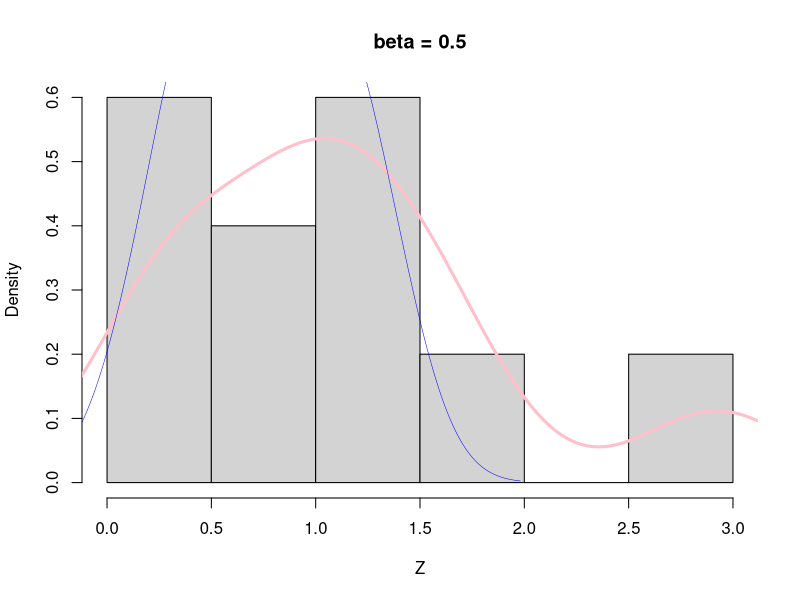
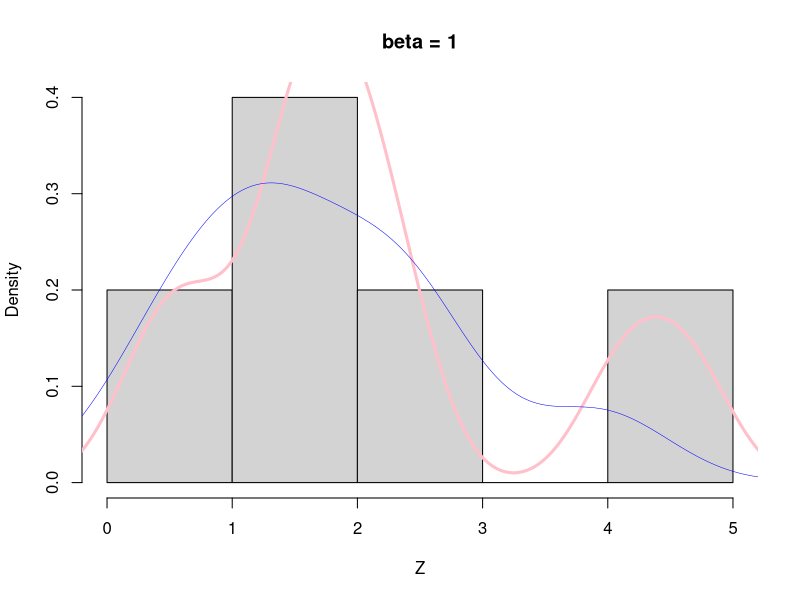
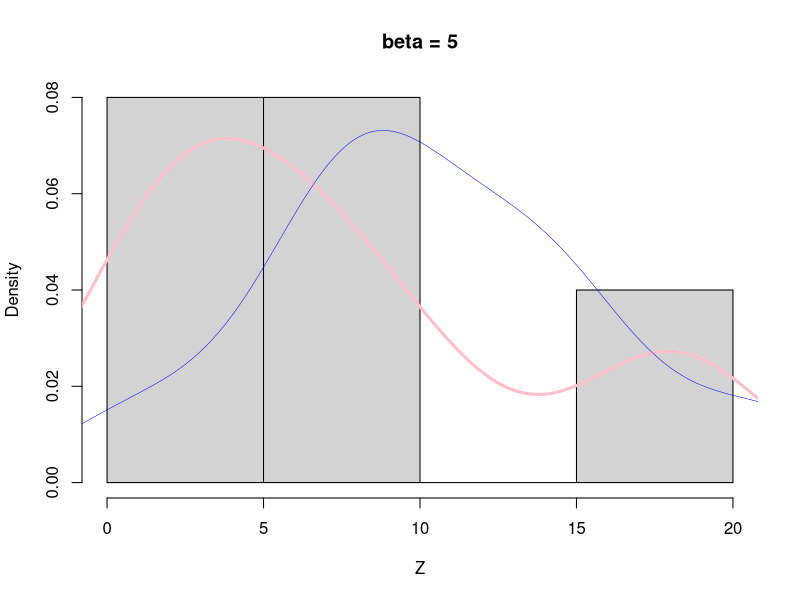
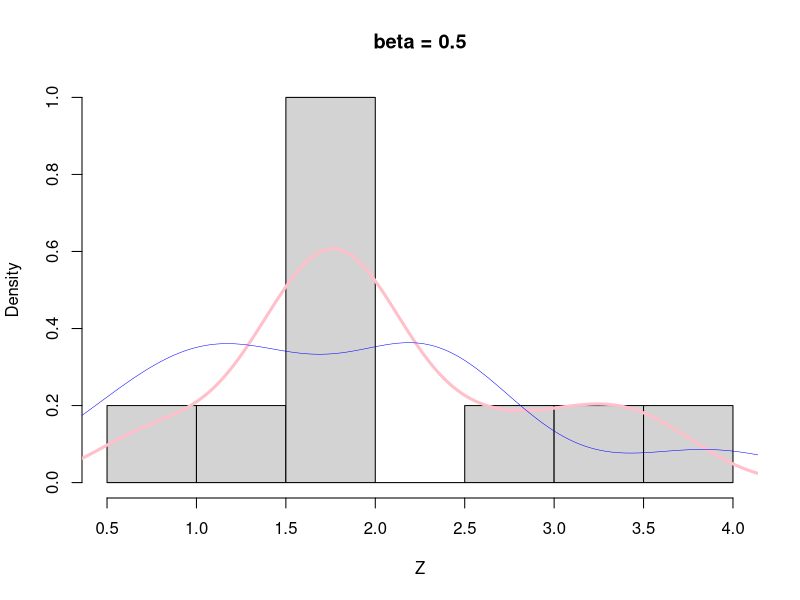
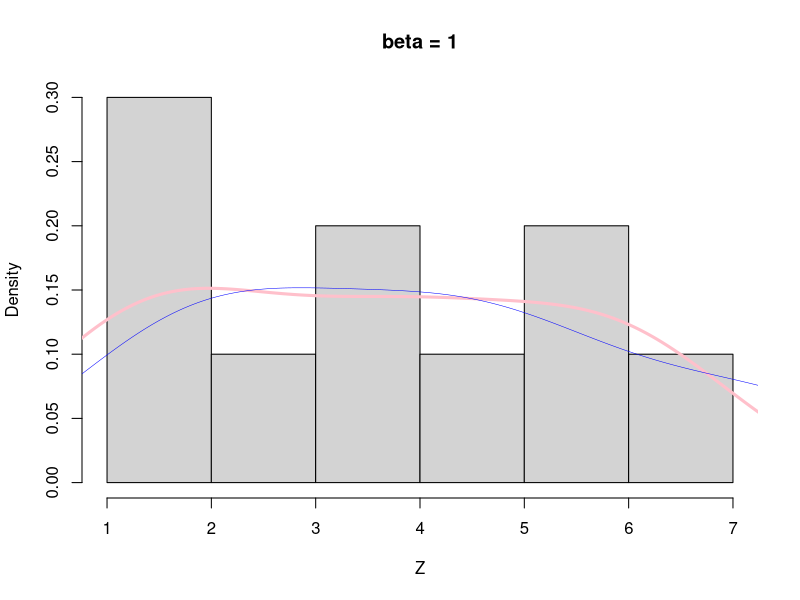
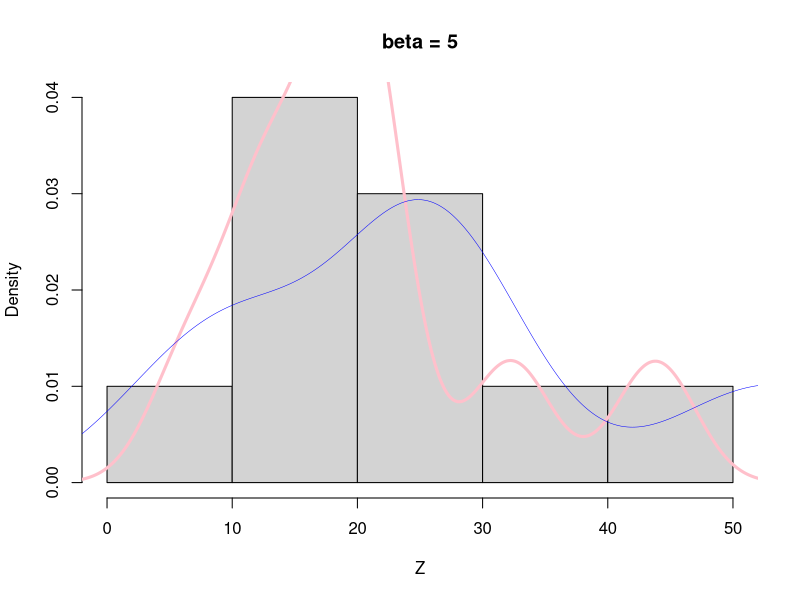
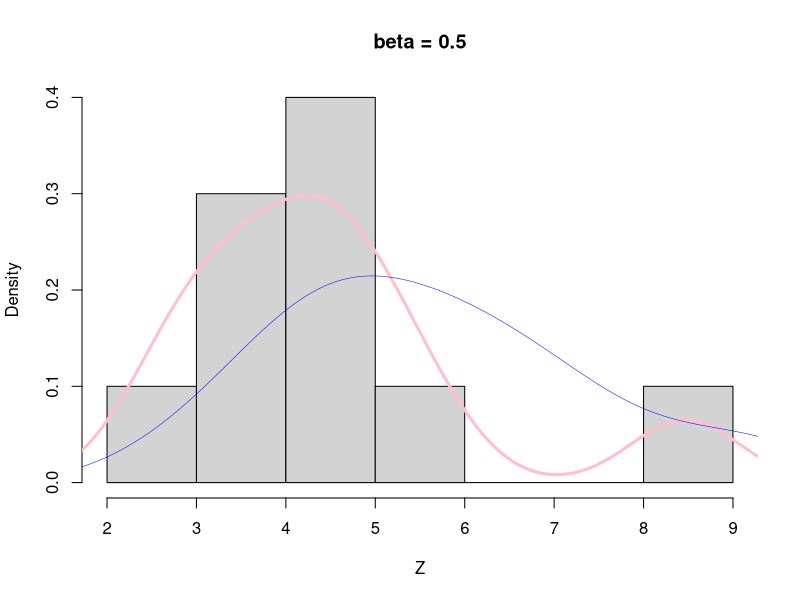
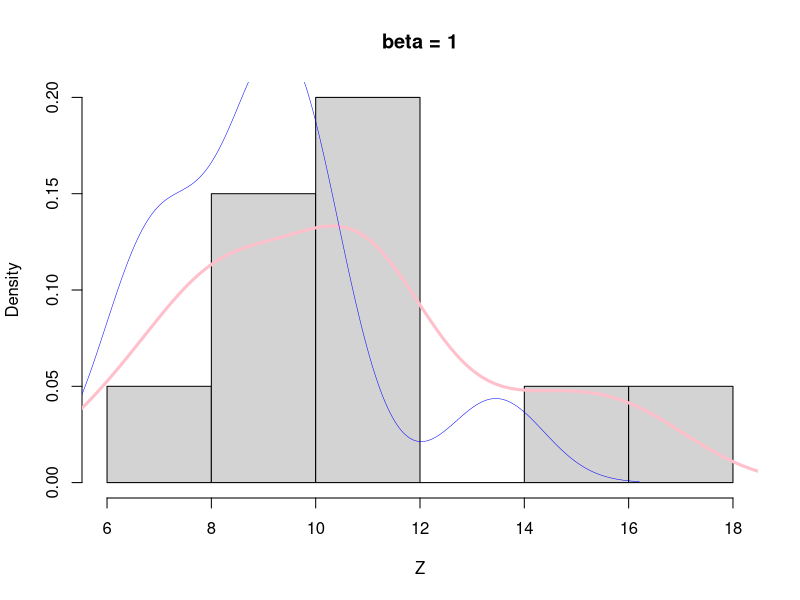

Generate these figures, in order, with R:
#Modelowanie wielkości roszczeń ubezpieczeniowych rozkładem Gamma

#GKM1
GKM1 <- function(n, a, beta = 1) {
  if (a > 1)
  {
    a_hat <- a - 1
    b <- (a - 1 / (6 * a)) / a_hat
    m <- 2 / a_hat
    d <- m + 2
    Z <- c()
    count <- 0
    for (i in 1:n) {
      repeat {
        #do something
        count = count + 1
        U1 <- runif(1)
        U2 <- runif(1)
        V <- b * U2 / U1
        
        #exit if the condition is met
        if ((m * U1 - d + V + 1 / V <= 0) ||
            (m * log(U1) - log(V) + V - 1 <= 0))
          break
      }
      Z <- append(Z, a_hat * V * beta)
    }
    print(paste("Wymagana ilość iteracji:", count))
    return(Z)
  }
  else{
    print('Parametr a jest mniejszy bądź równy 1.')
  }
}

#Ahrens-Dieter
AD <- function(n, a, beta) {
  if (a <= 1) {
    b <- (a + exp(1)) / exp(1)
    Z1 <- c()
    count <- 0
    
    for (i in 1:n) {
      repeat {
        count = count + 1
        U1 <- runif(1)
        U2 <- runif(1)
        Y <- b * U1
        
        if (Y <= 1) {
          Z <- Y ^ (1 / a)
          if (U2 < exp(-Z))
            break
        }
        else{
          Z <- -log((b - Y) / a)
          if (U2 <= Z ^ (a - 1))
            break
        }
      }
      Z1 <- append(Z1, Z * beta)
    }
    print(paste("Wymagana ilość iteracji:", count))
    return(Z1)
  }
  else{
    print("Parametr kształtu a jest większy od 1.")
  }
}
#porownanie graficzne
results <- function(n, a, beta = 1) {
  if (a > 1) {
    Z <- GKM1(n, a, beta)
  }
  else if (0 < a & a <= 1) {
    Z <- AD(n, a, beta)
  }
  hist(Z, main = paste("beta =" , beta), prob = TRUE)
  lines(density(Z), col = "pink", lwd = 3)
  lines(density(rgamma(n, a, scale = beta)), col = "blue", lwd = 0.5)
}
#Porównanie działania
#GKM1 z gen.wbudowanym
#n=10, a=2
results(10, 2, 0.5)
results(10, 2, 1)
results(10, 2, 5)
#n=10, a=4
results(10, 4, 0.5)
results(10, 4, 1)
results(10, 4, 5)
#n=10, a=10
results(10, 10, 0.5)
results(10, 10, 1)
results(10, 10, 5)
#n=1000, a=2
results(1000, 2, 0.5)
results(1000, 2, 1)
results(1000, 2, 5)
#n=1000, a=4
results(1000, 4, 0.5)
results(1000, 4, 1)
results(1000, 4, 5)
#n=1000, a=10
results(1000, 10, 0.5)
results(1000, 10, 1)
results(1000, 10, 5)
#n=10000, a=2
results(10000, 2, 0.5)
results(10000, 2, 1)
results(10000, 2, 5)
#n=10000, a=4
results(10000, 4, 0.5)
results(10000, 4, 1)
results(10000, 4, 5)
#n=10000, a=10
results(10000, 10, 0.5)
results(10000, 10, 1)
results(10000, 10, 5)


#AD z gen. wbudowanym
#n=10, a=0.3
results(10, 0.3, 0.5)
results(10, 0.3, 1)
results(10, 0.3, 5)
#n=10, a=0.6
results(10, 0.6, 0.5)
results(10, 0.6, 1)
results(10, 0.6, 5)
#n=10, a=1
results(10, 1, 0.5)
results(10, 1, 1)
results(10, 1, 5)
#n=1000, a=0.3
results(1000, 0.3, 0.5)
results(1000, 0.3, 1)
results(1000, 0.3, 5)
#n=1000, a=0.6
results(1000, 0.6, 0.5)
results(1000, 0.6, 1)
results(1000, 0.6, 5)
#n=1000, a=1
results(1000, 1, 0.5)
results(1000, 1, 1)
results(1000, 1, 5)
#n=10000, a=0.3
results(10000, 0.3, 0.5)
results(10000, 0.3, 1)
results(10000, 0.3, 5)
#n=10000, a=0.6
results(10000, 0.6, 0.5)
results(10000, 0.6, 1)
results(10000, 0.6, 5)
#n=10000, a=1
results(10000, 1, 0.5)
results(10000, 1, 1)
results(10000, 1, 5)


#Porównanie czasu działania
system.time(GKM1(10000, 10, 1))
system.time(GKM1(10000, 4, 1))
system.time(GKM1(10000, 2, 1))

system.time(AD(10000, 0.3, 1))
system.time(AD(10000, 0.6, 1))
system.time(AD(10000, 1, 1))

#Modelowanie procesu rozszczeń ubezpieczeniowych.
GKM1_upr <- function(n, a, beta = 1) {
    if (a > 1)
    {
      a_hat <- a - 1
      b <- (a - 1 / (6 * a)) / a_hat
      m <- 2 / a_hat
      d <- m + 2
      Z <- c()
      for (i in 1:n) {
        repeat {
          #do something
          U1 <- runif(1)
          U2 <- runif(1)
          V <- b * U2 / U1
          
          #exit if the condition is met
          if ((m * U1 - d + V + 1 / V <= 0) ||
              (m * log(U1) - log(V) + V - 1 <= 0))
            break
        }
        Z <- append(Z, a_hat * V * beta)
      }
      return(Z)
    }
    else{
      print('Parametr a jest mniejszy bądź równy 1.')
    }
}

lambda=10
tMax=3
a=3
beta=2
K=180

set.seed(1234)

ilosc_roszcz <- rpois(n=1000, lambda=lambda*tMax)
wielkosc <- numeric(1000)
for (i in 1:1000){
  wielkosc[i] <- sum(GKM1_upr(ilosc_roszcz[i], a, beta))
  
}
wielkosc

czy_wieksze <- ifelse(wielkosc>K, 1, 0)
prawdop <- sum(czy_wieksze==1)/10
print(paste("Prawdopodobieństwo, że suma roszczeń przekroczy", K, 
            "jest równe", prawdop, "%"))

hist(wielkosc, main="", col="darkmagenta")
